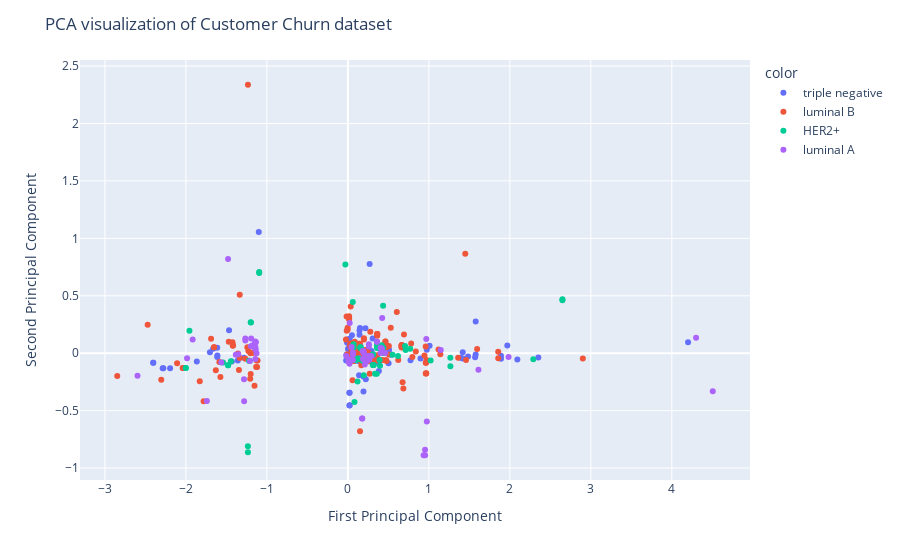

Source (notebook cell):
### Code cell
import numpy as np
import matplotlib.pyplot as plt
from sklearn.manifold import TSNE
from sklearn.cluster import KMeans

from sklearn.model_selection import train_test_split
from sklearn.preprocessing import StandardScaler

X = data
y = meta['molecularSubtype']

scaler = StandardScaler()
X_norm = scaler.fit_transform(X)

X_train, X_test, y_train, y_test = train_test_split(
    X_norm, y, random_state=13, test_size=0.25, shuffle=True
)

pca = PCA(n_components=2)
X_train_pca = pca.fit_transform(X_train)

pca.score(X_test)
# # Generate sample data (replace with your own data)
# X = scale(data)
# Y = scale(df['molecularSubtype'])
# # Apply t-SNE to reduce the dimensionality of the data
# tsne = TSNE(n_components=2, random_state=42)
# X_tsne = tsne.fit_transform(X)

# # Perform clustering on the t-SNE transformed data
# kmeans = KMeans(n_clusters=3, random_state=42)
# labels = kmeans.fit_predict(X_tsne)

# # Plot the clustered data
# plt.scatter(X_tsne[:, 0], X_tsne[:, 1], c=labels)
# plt.title('t-SNE Clustering')
# plt.xlabel('t-SNE Dimension 1')
# plt.ylabel('t-SNE Dimension 2')
# plt.show()

# fig = px.scatter(x=X_train_tsne[:, 0], y=X_train_tsne[:, 1], color=Y)
# fig.update_layout(
#     title="t-SNE visualization of Customer Churn dataset",
#     xaxis_title="First t-SNE",
#     yaxis_title="Second t-SNE",
# )
# fig.show()

fig = px.scatter(x=X_train_pca[:, 0], y=X_train_pca[:, 1], color=y_train)
fig.update_layout(
    title="PCA visualization of Customer Churn dataset",
    xaxis_title="First Principal Component",
    yaxis_title="Second Principal Component",
)
fig.show()

### Figure 1 — Plotly figure (JSON) as saved in the notebook; plotly's stock layout.template omitted (floating-point values rounded to 4 significant figures; data arrays with more than 128 entries replaced by an {"elided": "..."} marker saying what was removed)
{"data": [{"hovertemplate": "color=triple negative<br>x=%{x}<br>y=%{y}<extra></extra>", "legendgroup": "triple negative", "marker": {"color": "#636efa", "symbol": "circle"}, "mode": "markers", "name": "triple negative", "orientation": "v", "showlegend": true, "type": "scatter", "x": [0.1495, -0.008559, 0.1255, 0.5016, -2.287, 0.1925, 0.291, 0.5025, 0.02197, 0.306, 0.53, 0.5052, 0.2912, 1.578, 0.1382, 1.418, 0.2969, 0.1506, 0.02113, 0.01821, 0.341, 0.257, 0.5051, 1.419, 0.297, 0.7732, 0.2169, 0.2525, 0.9746, 1.571, 0.1435, -1.282, 0.1562, 0.3147, -1.611, 1.391, -2.279, 0.2974, 0.1072, -0.008418, 0.001235, 0.03794, -1.613, 0.1082, 0.3673, -1.1, 0.2216, -2.195, -0.02205, 1.968, -2.403, 1.009, 0.1686, 0.8971, 0.02231, -0.008629, 0.3827, 0.2473, 1.484, 0.1833, -0.008488, -1.664, -2.404, 0.2459, 0.05009, -1.866, 0.01332, -1.359, 0.5017, 4.201, 2.351, -1.704, -1.614, -1.433, 0.2092, 0.03002, 1.578, 2.093, 1.891, 0.01905, 0.1438, 0.1896, 1.891, 0.1915, 0.2687, 0.1228, 0.2545, -0.01862, -1.468, 0.382], "xaxis": "x", "y": [0.2192, 0.1095, -0.06704, 0.03165, -0.1304, -0.3334, 0.01894, -0.08754, -0.4529, 0.1281, -0.01343, 0.0237, 0.009775, -0.01018, -0.1928, 0.008768, -0.04785, 0.07251, -0.3441, -0.3441, -0.06264, 0.01584, 0.03287, -0.04624, -0.04767, -0.06145, 0.2184, 0.01956, 0.03077, -0.03407, 0.1972, -0.03957, 0.06293, -0.04772, -0.01917, -0.03903, -0.1304, -0.04785, -0.02702, 0.09119, 0.03671, 0.04873, -0.03385, -0.0327, -0.06327, 1.056, -0.2271, -0.1303, -0.06248, 0.06698, -0.08354, 0.06496, -0.03774, -0.04509, 0.1254, 0.1187, -0.1558, -0.06877, -0.02869, -0.05275, 0.1004, 0.03975, -0.08354, -0.06878, 0.1568, -0.07237, 0.04625, -0.0641, 0.02248, 0.09515, -0.038, 0.008637, 0.04866, -0.07172, -0.01808, 0.006953, 0.2756, -0.05447, -0.04877, -0.4541, 0.1606, -0.06692, -0.02127, -0.2028, 0.7757, -0.06165, -0.06945, -0.01304, 0.1991, -0.08828], "yaxis": "y"}, {"hovertemplate": "color=luminal B<br>x=%{x}<br>y=%{y}<extra></extra>", "legendgroup": "luminal B", "marker": {"color": "#EF553B", "symbol": "circle"}, "mode": "markers", "name": "luminal B", "orientation": "v", "showlegend": true, "type": "scatter", "x": {"elided": "164 float values"}, "xaxis": "x", "y": {"elided": "164 float values"}, "yaxis": "y"}, {"hovertemplate": "color=HER2+<br>x=%{x}<br>y=%{y}<extra></extra>", "legendgroup": "HER2+", "marker": {"color": "#00cc96", "symbol": "circle"}, "mode": "markers", "name": "HER2+", "orientation": "v", "showlegend": true, "type": "scatter", "x": [0.05063, 0.7694, 0.01918, -1.235, 0.319, 0.1155, 0.3619, 1.022, 0.4371, 0.5513, -1.095, 1.265, 0.3617, 2.649, 0.0708, 0.7131, 0.08167, 0.314, 0.3915, 0.09617, 0.1557, 0.1556, -1.957, 0.3619, 0.3964, 0.3617, 0.3571, -1.198, 0.3133, 2.649, 0.1959, 0.149, 0.3071, 0.6191, 0.435, 1.266, 0.3618, 0.3616, -1.213, 0.03508, -1.479, 0.4173, 0.4374, -1.199, 2.29, 0.7059, 0.1557, 0.3064, -2.001, -1.479, 0.1191, 0.06076, -1.542, -1.222, -1.444, -2.002, -0.03116, 0.07101, -1.234, -1.095, 0.1822, 0.3355], "xaxis": "x", "y": [0.05763, 0.0392, -0.06886, -0.8106, -0.1032, -0.04695, 0.05396, -0.06431, 0.04802, -0.01327, 0.6984, -0.03999, 0.07229, 0.4703, 0.07814, 0.02877, -0.4249, -0.1033, -0.05978, -0.06048, 0.04321, 0.05238, 0.1961, 0.04479, -0.1095, 0.05396, -0.1781, 0.2678, -0.0116, 0.4611, -0.1924, -0.05164, -0.1033, -0.02357, 0.4131, -0.1133, 0.04479, 0.07229, -0.06508, -0.06315, -0.1042, 0.06914, 0.002184, 0.2703, -0.05296, 0.06182, 0.05211, -0.01165, -0.1282, -0.1042, -0.2472, 0.446, -0.08089, -0.06515, -0.06915, -0.1282, 0.7734, 0.05063, -0.8613, 0.7075, -0.06532, -0.1783], "yaxis": "y"}, {"hovertemplate": "color=luminal A<br>x=%{x}<br>y=%{y}<extra></extra>", "legendgroup": "luminal A", "marker": {"color": "#ab63fa", "symbol": "circle"}, "mode": "markers", "name": "luminal A", "orientation": "v", "showlegend": true, "type": "scatter", "x": [-1.141, 0.2417, 0.1775, 0.9534, -1.143, -1.145, 0.06199, 0.9359, -1.563, 0.2634, 0.0197, 0.233, 0.2124, -1.281, 1.612, -1.266, 0.953, -1.128, 0.2253, 0.36, -1.136, 0.06157, 0.2617, 0.4044, -1.917, 4.505, 0.2592, 0.2358, -1.175, 0.02229, -1.142, 0.1865, 1.147, -1.384, 0.1926, 0.2256, 0.04467, -1.175, 0.2087, -1.197, 4.299, -1.195, 0.4606, -0.01924, -2.598, -1.266, 0.3588, 0.2591, -1.48, -1.21, 0.0615, 0.4238, 1.984, -1.986, -1.353, 0.9682, 0.1762, 0.06164, -1.283, 0.9747, 0.009032, -1.142, 0.4193, -1.741, 0.4048, 0.1927, 0.01998, 0.2894, 0.1835], "xaxis": "x", "y": [0.03504, -0.02499, -0.5691, -0.8882, -0.04951, 0.1018, -0.05827, -0.8883, -0.08142, -0.05608, -0.05538, -0.06649, -0.02173, -0.4177, -0.1442, 0.1285, -0.8409, -0.0008962, -0.02163, 0.1002, 0.09458, -0.003258, -0.02502, 0.04777, 0.1197, -0.3315, 0.05922, -0.06647, 0.06806, 0.2637, 0.03503, -0.05071, 0.0286, -0.01239, 0.01837, -0.02162, 0.05346, 0.06806, -0.09868, 0.06074, 0.1345, 0.1278, 0.001444, -0.02478, -0.1969, 0.1102, 0.1002, 0.07756, 0.8209, -0.06735, 0.00591, 0.3065, -0.0332, -0.04349, -0.009861, 0.1238, -0.5691, -0.01243, -0.2263, -0.5955, -0.07105, 0.05337, 0.04083, -0.4168, 0.001934, 0.009205, -0.09205, -0.02361, 0.0183], "yaxis": "y"}], "layout": {"legend": {"title": {"text": "color"}, "tracegroupgap": 0}, "margin": {"t": 60}, "title": {"text": "PCA visualization of Customer Churn dataset"}, "xaxis": {"anchor": "y", "domain": [0, 1], "title": {"text": "First Principal Component"}}, "yaxis": {"anchor": "x", "domain": [0, 1], "title": {"text": "Second Principal Component"}}}}
